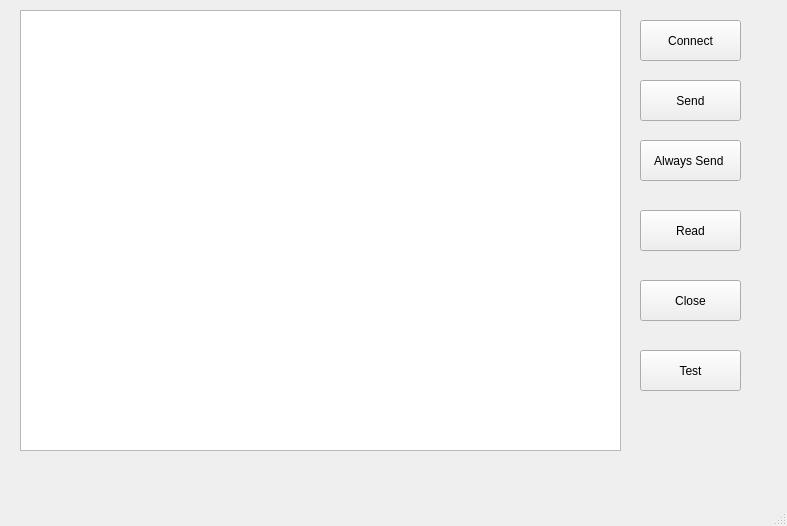
<?xml version="1.0" encoding="UTF-8"?>
<ui version="4.0">
 <class>MainWindow</class>
 <widget class="QMainWindow" name="MainWindow">
  <property name="geometry">
   <rect>
    <x>0</x>
    <y>0</y>
    <width>787</width>
    <height>526</height>
   </rect>
  </property>
  <property name="windowTitle">
   <string>MainWindow</string>
  </property>
  <widget class="QWidget" name="centralwidget">
   <widget class="QPushButton" name="pbConnect">
    <property name="geometry">
     <rect>
      <x>640</x>
      <y>20</y>
      <width>101</width>
      <height>41</height>
     </rect>
    </property>
    <property name="text">
     <string>Connect</string>
    </property>
   </widget>
   <widget class="QTextEdit" name="teMsg">
    <property name="geometry">
     <rect>
      <x>20</x>
      <y>10</y>
      <width>601</width>
      <height>441</height>
     </rect>
    </property>
   </widget>
   <widget class="QPushButton" name="pbSend">
    <property name="geometry">
     <rect>
      <x>640</x>
      <y>80</y>
      <width>101</width>
      <height>41</height>
     </rect>
    </property>
    <property name="text">
     <string>Send</string>
    </property>
   </widget>
   <widget class="QPushButton" name="pbRead">
    <property name="geometry">
     <rect>
      <x>640</x>
      <y>210</y>
      <width>101</width>
      <height>41</height>
     </rect>
    </property>
    <property name="text">
     <string>Read</string>
    </property>
   </widget>
   <widget class="QPushButton" name="pbClose">
    <property name="geometry">
     <rect>
      <x>640</x>
      <y>280</y>
      <width>101</width>
      <height>41</height>
     </rect>
    </property>
    <property name="text">
     <string>Close</string>
    </property>
   </widget>
   <widget class="QPushButton" name="pbTest">
    <property name="geometry">
     <rect>
      <x>640</x>
      <y>350</y>
      <width>101</width>
      <height>41</height>
     </rect>
    </property>
    <property name="text">
     <string>Test</string>
    </property>
   </widget>
   <widget class="QPushButton" name="pbAlwaysSend">
    <property name="geometry">
     <rect>
      <x>640</x>
      <y>140</y>
      <width>101</width>
      <height>41</height>
     </rect>
    </property>
    <property name="text">
     <string>Always Send </string>
    </property>
   </widget>
  </widget>
  <widget class="QMenuBar" name="menubar">
   <property name="geometry">
    <rect>
     <x>0</x>
     <y>0</y>
     <width>787</width>
     <height>22</height>
    </rect>
   </property>
  </widget>
  <widget class="QStatusBar" name="statusbar"/>
 </widget>
 <resources/>
 <connections/>
</ui>
